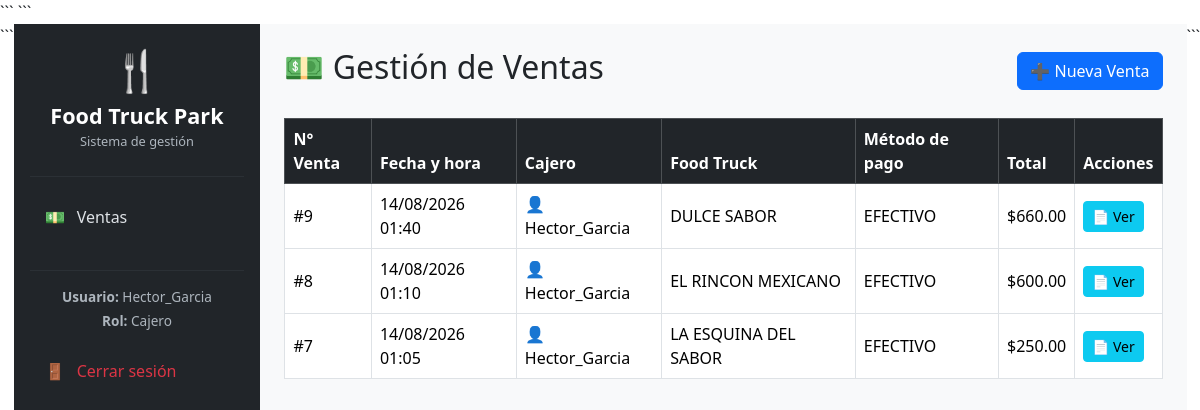
The app's page /ventas/ (signed in) with its own data.
### usuarios/models.py (models this page shows, shortened)
class PerfilUsuario(models.Model):
    ROLES = [
        ('ADMIN', 'Administrador'),
        ('CAJERO', 'Cajero'),
    ]
    usuario = models.OneToOneField(
        User,
        on_delete=models.CASCADE
    )
    rol = models.CharField(
        max_length=10,
        choices=ROLES,
        default='CAJERO'
    )
    activo = models.BooleanField(
        default=True
    )

### ventas/models.py (models this page shows, shortened)
class Venta(models.Model):
    METODOS_PAGO = [
        ('EFECTIVO', 'EFECTIVO'),
        ('TARJETA', 'TARJETA'),
        ('TRANSFERENCIA', 'TRANSFERENCIA'),
    ]
    fecha = models.DateTimeField(
        auto_now_add=True
    )
    metodo_pago = models.CharField(
        max_length=20,
        choices=METODOS_PAGO
    )
    numero_autorizacion = models.CharField(
        max_length=20,
        blank=True,
        null=True
    )
    total = models.DecimalField(
        max_digits=10,
        decimal_places=2
    )
    cajero = models.ForeignKey(
        User,
        on_delete=models.SET_NULL,
        null=True,
        blank=True
    )

### foodtrucks/models.py (models this page shows, shortened)
class FoodTruck(models.Model):
    nombre = models.CharField(max_length=100)
    propietario = models.CharField(max_length=100)
    tipo_comida = models.CharField(max_length=100)
    estado = models.BooleanField(default=True)

### ventas/views.py (the view)
# urls.py: path('', views.lista_ventas, name='lista_ventas'),
def lista_ventas(request):
    if request.user.is_superuser:
        ventas = Venta.objects.all()
    else:
        ventas = Venta.objects.filter(
            cajero=request.user
        )
    ventas = ventas.select_related(
        'cajero'
    ).order_by('-fecha')
    for venta in ventas:
        detalles = DetalleVenta.objects.filter(
            venta=venta
        ).select_related('foodtruck')
        foodtrucks = []
        ids_foodtrucks = set()
        for detalle in detalles:
            if detalle.foodtruck.id not in ids_foodtrucks:
                foodtrucks.append(
                    detalle.foodtruck
                )
                ids_foodtrucks.add(
                    detalle.foodtruck.id
                )
        venta.foodtrucks_unicos = foodtrucks
    contexto = {
        'ventas': ventas
    }
    return render(
        request,
        'ventas/lista.html',
        contexto
    )

### templates/ventas/lista.html (shortened to what this page needs)
{% extends 'base.html' %}
{% block content %}
<div class="d-flex justify-content-between align-items-center mb-4">
    <h2>💵 Gestión de Ventas</h2>
    <a
        href="{% url 'crear_venta' %}"
        class="btn btn-primary"
    >
        ➕ Nueva Venta
    </a>
</div>
<table class="table table-bordered table-hover align-middle">
    <thead class="table-dark">
        <tr>
            <th>N° Venta</th>
            <th>Fecha y hora</th>
            <th>Cajero</th>
            <th>Food Truck</th>
            <th>Método de pago</th>
            <th>Total</th>
            <th>Acciones</th>
        </tr>
    </thead>
    <tbody>
        {% for venta in ventas %}
        <tr>
            <td>
                #{{ venta.id }}
            </td>
            <td>
                {{ venta.fecha|date:"d/m/Y H:i" }}
            </td>
            <td>
                {% if venta.cajero %}
                    👤 {{ venta.cajero.username }}
                {% else %}
                    <span class="text-muted">
                        No registrado
                    </span>
                {% endif %}
            </td>
            <td>
                {% for foodtruck in venta.foodtrucks_unicos %}
                    {{ foodtruck.nombre }}
                {% endfor %}
            </td>
            <td>
                {{ venta.metodo_pago }}
            </td>
            <td>
                ${{ venta.total|floatformat:2 }}
            </td>
            <td>
                <a
                    href="{% url 'detalle_venta' venta.id %}"
                    class="btn btn-info btn-sm"
                >
                    📄 Ver
                </a>
            </td>
        </tr>
        {% endfor %}
    </tbody>
</table>
{% endblock %}

### templates/base.html (shortened to what this page needs)
<!DOCTYPE html>
<html lang="es">
<head>
<link
    href="https://cdn.jsdelivr.net/npm/bootstrap@5.3.3/dist/css/bootstrap.min.css"
    rel="stylesheet">
```
</head>
<body>
{% if user.is_authenticated %}
<div class="d-flex">
```
<aside class="sidebar text-white p-3">
    <div class="text-center mb-4">
        <div class="fs-1">
            🍴
        </div>
        <div class="brand-title">
            Food Truck Park
        </div>
        <div class="brand-subtitle">
            Sistema de gestión
        </div>
    </div>
    <hr>
    {% if user.perfilusuario.rol == 'ADMIN' %}
    <ul class="nav flex-column">
        <li class="nav-item">
            <a
                class="nav-link"
                href="{% url 'dashboard' %}"
            >
                🏠
                <span class="ms-2">
                    Inicio
                </span>
            </a>
        </li>
        <li class="nav-item">
            <a
                class="nav-link"
                href="{% url 'lista_foodtrucks' %}"
            >
                🚚
                <span class="ms-2">
                    Food Trucks
                </span>
            </a>
        </li>
        <li class="nav-item">
            <a
                class="nav-link"
                href="{% url 'lista_productos' %}"
            >
                🍔
                <span class="ms-2">
                    Productos
                </span>
            </a>
        </li>
        <li class="nav-item">
            <a
                class="nav-link"
                href="{% url 'lista_ventas' %}"
            >
                💵
                <span class="ms-2">
                    Ventas
                </span>
            </a>
        </li>
        <li class="nav-item">
            <a
                class="nav-link"
                href="{% url 'reporte_ventas' %}"
            >
                📊
                <span class="ms-2">
                    Reportes
                </span>
            </a>
        </li>
        <li class="nav-item">
            <a
                class="nav-link"
                href="{% url 'lista_cajeros' %}"
            >
                👥
                <span class="ms-2">
                    Cajeros
                </span>
            </a>
        </li>
    </ul>
    {% else %}
    <ul class="nav flex-column">
        <li class="nav-item">
            <a
                class="nav-link"
                href="{% url 'lista_ventas' %}"
            >
                💵
                <span class="ms-2">
                    Ventas
                </span>
            </a>
        </li>
    </ul>
    {% endif %}
    <div class="mt-4">
        <hr>
        <div class="text-center user-info mb-3">
            <div>
                <strong>
                    Usuario:
                </strong>
                {{ user.username }}
            </div>
            <div class="mt-1">
                <strong>
                    Rol:
                </strong>
                {{ user.perfilusuario.get_rol_display }}
            </div>
        </div>
        <a
            class="nav-link text-danger"
            href="{% url 'logout' %}"
        >
            🚪
            <span class="ms-2">
                Cerrar sesión
            </span>
        </a>
    </div>
</aside>
<main class="main-content p-4 flex-grow-1">
    {% block content %}
    {% endblock %}
</main>
```
</div>
{% else %}
{% block login %}
{% endblock %}
{% endif %}
</body>
</html>

### templates/base.html (style rules this page uses)
.sidebar { width: 250px; min-height: 100vh; background: #212529; }
.brand-title { font-size: 1.35rem; font-weight: bold; }
.brand-subtitle { font-size: 0.8rem; color: #adb5bd; }
.sidebar .nav-link { color: #dee2e6; padding: 12px 15px; margin-bottom: 5px; border-radius: 8px; transition: 0.2s; }
.main-content { background: #f8f9fa; min-height: 100vh; }
.sidebar hr { border-color: #495057; }
.user-info { color: #adb5bd; font-size: 0.85rem; }

### records on screen
Venta: id "9", fecha "14/08/2026 01:40", cajero.username "Hector_Garcia", metodo_pago "EFECTIVO", total "660.00"
FoodTruck: nombre "DULCE SABOR"
Venta: id "8", fecha "14/08/2026 01:10", cajero.username "Hector_Garcia", metodo_pago "EFECTIVO", total "600.00"
FoodTruck: nombre "EL RINCON MEXICANO"
Venta: id "7", fecha "14/08/2026 01:05", cajero.username "Hector_Garcia", metodo_pago "EFECTIVO", total "250.00"
FoodTruck: nombre "LA ESQUINA DEL SABOR"

### other values on screen
{{ user.username }} "Hector_Garcia"
{{ user.perfilusuario.get_rol_display }} "Cajero"
